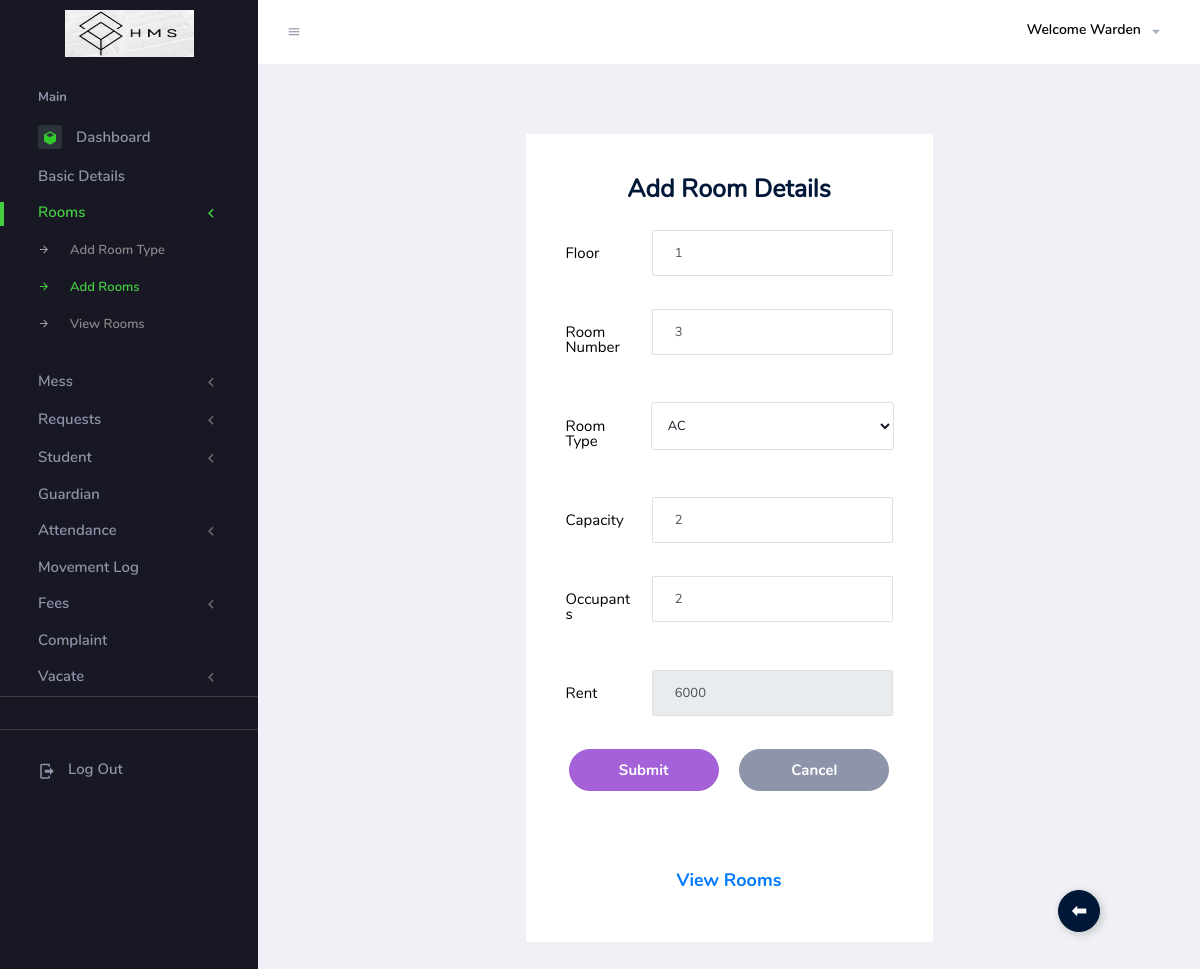
Page /Warden/addRoomDetails.php?eid=3 (signed in) on the committed database.
### tables this page shows
CREATE TABLE `tbl_room` (
  `room_id` int(11) NOT NULL,
  `room_floor` int(11) NOT NULL,
  `room_number` int(11) NOT NULL,
  `room_type` int(11) NOT NULL,
  `room_capacity` int(11) NOT NULL,
  `no_of_occupants` int(11) NOT NULL,
  `room_rent` int(11) NOT NULL
);

### Warden/addRoomDetails.php (the view, shortened to what this page needs)
<!DOCTYPE html>
<html lang="en">
<head>
    <link rel="stylesheet" href="../Assets/Template/Warden/vendors/mdi/css/materialdesignicons.min.css">
    <link rel="stylesheet" href="../Assets/Template/Warden/vendors/flag-icon-css/css/flag-icon.min.css">
    <link rel="stylesheet" href="../Assets/Template/Warden/vendors/css/vendor.bundle.base.css">
    <link rel="stylesheet" href="../Assets/Template/Warden/vendors/font-awesome/css/font-awesome.min.css" />
    <link rel="stylesheet" href="../Assets/Template/Warden/vendors/bootstrap-datepicker/bootstrap-datepicker.min.css">
    <link rel="stylesheet" href="../Assets/Template/Warden/css/style.css">
</head>
<body>
    <?php
    include("SessionValidator.php");
    $floor = "";
    $number = "";
    $capacity = "";
    $occupants = "";
    $rent = "";
    $type="";
    if (isset($_GET["eid"])) {
        $selQry = "select * from tbl_room where room_id='" . $_GET["eid"] . "'";
        $row = $con->query($selQry);
        $dataedit = $row->fetch_assoc();
        $floor = $dataedit["room_floor"];
        $number = $dataedit["room_number"];
        $capacity = $dataedit["room_capacity"];
        $occupants = $dataedit["no_of_occupants"];
        $rent = $dataedit["room_rent"];
        $type= $dataedit["room_type"];
    }
                ?>
    <div class="container-scroller">
        <?php include("header.php"); ?>
        <div class="container-fluid page-body-wrapper">
        <?php include("sidebar.php"); ?>
            <div class="main-panel">
                <div class="content-wrapper">
                    <div class="row">
                        <div class="col-md-12">
                            <div class="tab-content tab-transparent-content">
                                <div class="tab-pane fade show active" id="business-1" role="tabpanel" aria-labelledby="business-tab">
                                    <center>
                                        <div class="col-6 grid-margin">
                                            <div class="card">
                                                <div class="card-body">
                                                    <h4 class="card-title" style="font-size: 25px;">Add Room Details</h4>
                                                    <form id="form1" name="form1" class="forms-sample" method="post" action="addRoomDetails.php">
                                                        <div class="form-group row">
                                                            <label for="floor" class="col-sm-3 col-form-label" style="font-size: 15px;color: black;text-align: left;">Floor</label>
                                                            <div class="col-sm-9">
                                                                <input type="number" name="floor" id="floor" class="form-control" required="required" pattern="[0-9]+" autocomplete="off" value="<?php echo $floor; ?>" />
                                                            </div>
                                                        </div>
                                                        <div class="form-group row">
                                                            <label for="roomnumber" class="col-sm-3 col-form-label" style="font-size: 15px;color: black;text-align: left;">Room Number</label>
                                                            <div class="col-sm-9">
                                                                <input type="number" name="roomnumber" id="roomnumber" pattern="[0-9]+" class="form-control" required="required" autocomplete="off" value="<?php echo $number; ?>" />
                                                            </div>
                                                        </div>
                                                        <div class="form-group row">
                                                            <label for="roomtype" class="col-sm-3 col-form-label" style="font-size: 15px;color: black;text-align: left;">Room Type</label>
                                                            <div class="col-sm-9">
                                                                <select name="roomtype" id="roomtype" class="form-control" required>
                                                                    <option value="1" <?php if($type == 1) echo 'selected'; ?>>AC</option>
                                                                </select>
                                                            </div>
                                                        </div>
                                                        <div class="form-group row">
                                                            <label for="roomcapacity" class="col-sm-3 col-form-label" style="font-size: 15px;color: black;text-align: left;">Capacity</label>
                                                            <div class="col-sm-9">
                                                                <input type="number" name="roomcapacity" pattern="[0-9]+" id="roomcapacity" class="form-control" required="required" autocomplete="off" value="<?php echo $capacity; ?>" />
                                                            </div>
                                                        </div>
                                                            <?php
                                                            if (isset($_GET["eid"])){
                                                                ?>
                                                                <div class="form-group row">
                                                                    <label for="occupants" class="col-sm-3 col-form-label" style="font-size: 15px;color: black;text-align: left;">Occupants</label>
                                                                    <div class="col-sm-9">
                                                                        <input type="number" name="occupants" id="occupants" pattern="[0-9]+" class="form-control" required="required" autocomplete="off" value="<?php echo $occupants; ?>" />
                                                                    </div>
                                                                </div>
                                                            <?php
                                                            }
                                                            else{
                                                                ?>
                                                                    <input type="hidden" name="occupants" id="occupants" pattern="[0-9]+" class="form-control" required="required" autocomplete="off" value=0 readonly />
                                                                <?php
                                                            }
                                                            ?>
                                                        <div class="form-group row">
                                                            <label for="rent" class="col-sm-3 col-form-label" style="font-size: 15px;color: black;text-align: left;">Rent</label>
                                                            <div class="col-sm-9">
                                                                <input type="number" name="rent" id="rent" class="form-control" pattern="[0-9]+" required="required" autocomplete="off" readonly value="<?php echo $rent; ?>" />
                                                            </div>
                                                        </div>
                                                        <input type="submit" name="btnsave" id="btnsave" class="btn btn-info btn-rounded btn-fw" style="font-size: 15px;" value="Submit" />
                                                        <input type="reset" name="btncancel" id="btncancel" class="btn btn-secondary btn-rounded btn-fw" style="font-size: 15px;" value="Cancel" />
                                                    </form>
                                                    <br><br><br>
                                                    <a href="viewRoomDetails.php" class="btn btn-link btn-rounded btn-fw" style="font-size: 18px;"> View Rooms</a>
                                                </div>
                                            </div>
                                        </div>
                                    </center>
                                </div>
                            </div>
                        </div>
                            <button class="btn btn-dark btn-rounded btn-icon back-button" onclick="goBack()">⬅</button>
                    </div>
                </div>
            </div>
        </div>
    </div>
</body>
</html>

### Warden/addRoomDetails.php (style rules this page uses)
.back-button { position: fixed; bottom: 40px; right: 100px; z-index: 1000; padding: 10px 15px; font-size: 18px; border-radius: 50%; box-shadow: 2px 2px 10px rgba(0, 0, 0, 0.2); }

### rows in the picture
tbl_room: floor "1", roomnumber "3", roomtype "AC", roomcapacity "2", occupants "2", rent "6000"
